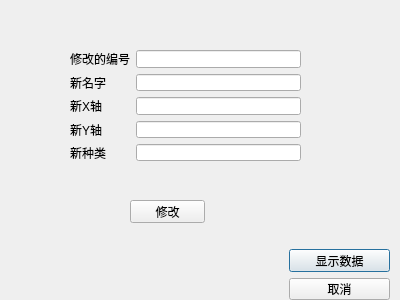
<?xml version="1.0" encoding="UTF-8"?>
<ui version="4.0">
 <class>modify</class>
 <widget class="QDialog" name="modify">
  <property name="geometry">
   <rect>
    <x>0</x>
    <y>0</y>
    <width>400</width>
    <height>300</height>
   </rect>
  </property>
  <property name="windowTitle">
   <string>Dialog</string>
  </property>
  <widget class="QWidget" name="verticalLayoutWidget">
   <property name="geometry">
    <rect>
     <x>289</x>
     <y>249</y>
     <width>101</width>
     <height>51</height>
    </rect>
   </property>
   <layout class="QVBoxLayout" name="verticalLayout">
    <item>
     <widget class="QPushButton" name="display">
      <property name="text">
       <string>显示数据</string>
      </property>
     </widget>
    </item>
    <item>
     <widget class="QPushButton" name="pushButton_2">
      <property name="text">
       <string>取消</string>
      </property>
     </widget>
    </item>
   </layout>
  </widget>
  <widget class="QPushButton" name="modify_2">
   <property name="geometry">
    <rect>
     <x>130</x>
     <y>200</y>
     <width>75</width>
     <height>23</height>
    </rect>
   </property>
   <property name="text">
    <string>修改</string>
   </property>
  </widget>
  <widget class="QWidget" name="horizontalLayoutWidget">
   <property name="geometry">
    <rect>
     <x>70</x>
     <y>50</y>
     <width>231</width>
     <height>111</height>
    </rect>
   </property>
   <layout class="QHBoxLayout" name="horizontalLayout">
    <item>
     <layout class="QVBoxLayout" name="verticalLayout_2">
      <item>
       <widget class="QLabel" name="label">
        <property name="text">
         <string>修改的编号</string>
        </property>
       </widget>
      </item>
      <item>
       <widget class="QLabel" name="label_2">
        <property name="text">
         <string>新名字</string>
        </property>
       </widget>
      </item>
      <item>
       <widget class="QLabel" name="label_3">
        <property name="text">
         <string>新X轴</string>
        </property>
       </widget>
      </item>
      <item>
       <widget class="QLabel" name="label_4">
        <property name="text">
         <string>新Y轴</string>
        </property>
       </widget>
      </item>
      <item>
       <widget class="QLabel" name="label_5">
        <property name="text">
         <string>新种类</string>
        </property>
       </widget>
      </item>
     </layout>
    </item>
    <item>
     <layout class="QVBoxLayout" name="verticalLayout_3">
      <item>
       <widget class="QLineEdit" name="index"/>
      </item>
      <item>
       <widget class="QLineEdit" name="name"/>
      </item>
      <item>
       <widget class="QLineEdit" name="p_x"/>
      </item>
      <item>
       <widget class="QLineEdit" name="p_y"/>
      </item>
      <item>
       <widget class="QLineEdit" name="type"/>
      </item>
     </layout>
    </item>
   </layout>
  </widget>
 </widget>
 <resources/>
 <connections/>
</ui>
